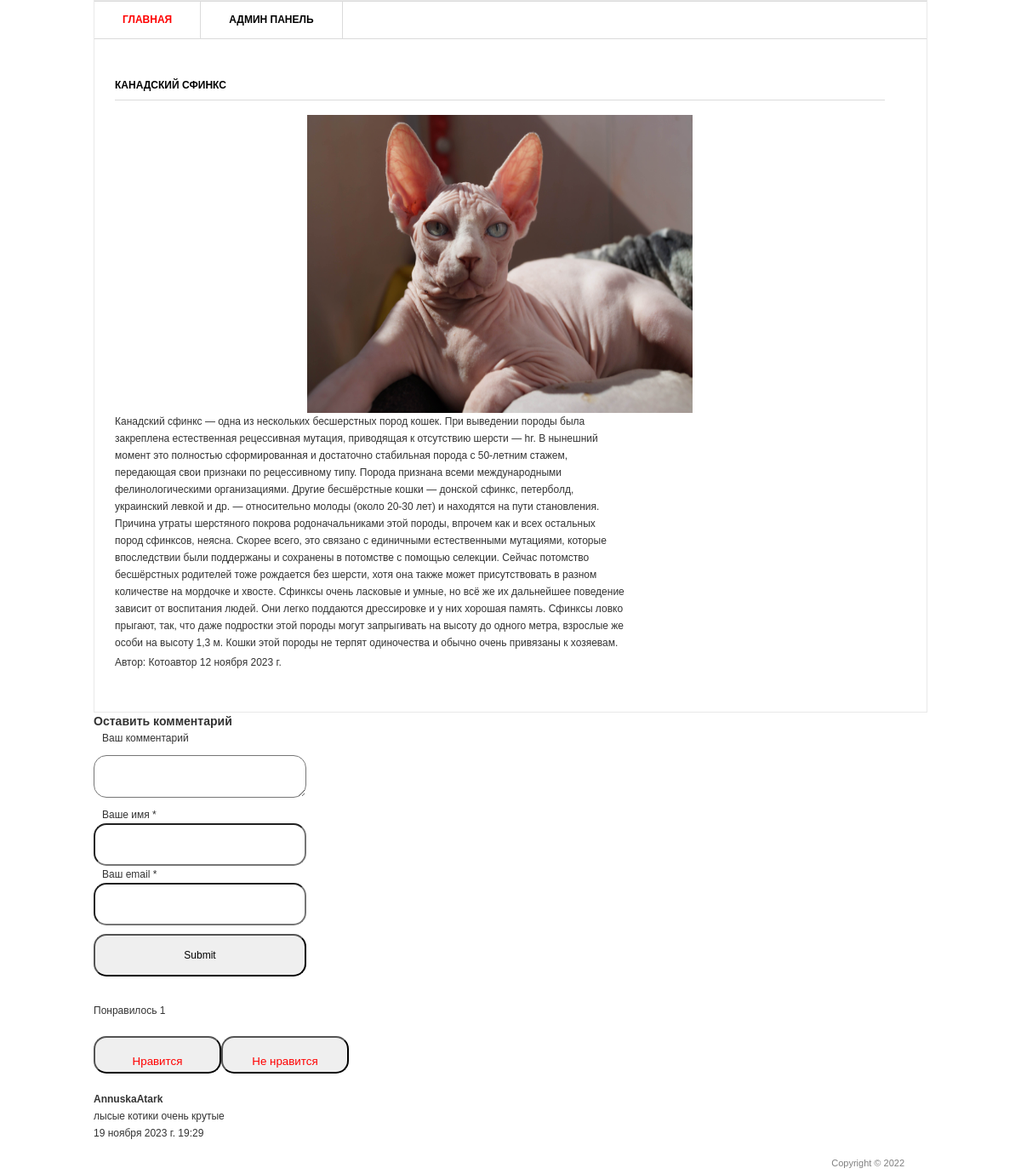
Page /2/ on the committed database.
### blog/models.py (models this page shows, shortened)
class Post(models.Model):
    title = models.CharField("Заголовок записи", max_length=100)
    description = models.TextField("Текст записи")
    author = models.CharField("Автор статьи", max_length=100)
    date = models.DateField("Дата")
    image = models.ImageField("Изображение", upload_to="image/%Y")

class Comment(models.Model):
    email = models.EmailField()
    name = models.CharField("Имя пользователя", max_length=50)
    text_comment = models.TextField("Текст комментария", max_length=2000)
    date = models.DateTimeField(auto_now_add=True)
    post = models.ForeignKey(Post, on_delete=models.CASCADE)

### blog/views.py (the view)
# urls.py: path("<int:pk>/", views.PostDetail.as_view()),
class PostDetail(ListView):
    def get(self, request, pk):
        post = Post.objects.get(id=pk)
        return render(request, "blog/blog_detail.html", {"post": post})

### templates/blog/blog_detail.html (shortened to what this page needs)
{% load static %}
<html>
<head>
	<link rel="stylesheet" href="{% static 'style.css' %}" type="text/css" media="all" />
</head>
<body>
<div class="shell">
	<div class="border">
		<div id="navigation">
			<ul>
			    <li><a href="/" class="active">Главная</a></li>
			    <li><a href="/admin">Админ панель</a></li>
			</ul>
		</div>
		<div id="main">
			<div id="content" class="left">
				<div class="projects">
					<h3>{{ post.title }}</h3>
                    <p style="text-align: center;"><img src="{{ post.image.url }}" alt="изображение" width="50%" height="350px"/></p>
					<div class="item">
						<div class="text left">
							<p>{{ post.description }}</p>
							<p>Автор: {{post.author}}   {{ post.date}} </p>
						</div>
					</div>
				</div>
			</div>
		</div>
	</div>
	<div>
		<h3>Оставить комментарий</h3>
		<div >
			<form  action="{% url 'add_comments' post.id %}"; method="post">
				<div>
			<label style="margin: 10px 10px;">Ваш комментарий</label>
		</div>
		<div >
			<textarea name="text_comment"; style="border-radius: 15px; padding: 15px; height: 50px; width: 250px; margin: 10px 0px; resize: vertical;"></textarea>
		</div>
		<div>
			<label style="margin: 10px 10px;">Ваше имя *</label>
		</div>
		<div>
			<input type="text"; name="name"; style="border-radius: 15px; padding: 15px; height: 50px; width: 250px;">
		</div>
		<div>
			<label style="margin: 10px 10px;"> Ваш email *</label>
		</div>
		<div>
			<input type="email"; name="email"; style="border-radius: 15px; padding: 15px; height: 50px; width: 250px;">
		</div>
		<div>
			<input type="submit"; style="border-radius: 15px; padding: 15px; height: 50px; width: 250px; margin: 10px 0px;">
		</div>
		</form>
		</div>
	</div>
	<div>
		<br>
		<p>Понравилось {{ post.like_set.all.count }}</p>
		<br>
		<button style="border-radius: 15px; padding: 20px; height: 30px; width: 150px; text-align: center; "><a style="text-decoration: none;"; href="{% url 'add_like' post.id %}">Нравится</a></button><button style="border-radius: 15px; padding: 20px; height: 30px; width: 150px; text-align: center;"><a style="text-decoration: none;"; href="{% url 'del_like' post.id %}">Не нравится</a></button>
		<br>
	</div>
	<br>
	<div> {% for comment in post.comment_set.all %}
		<div>
			<h4>{{ comment.name }}</h4>
			<p>{{ comment.text_comment}}</p>
			<p>{{comment.date}}</p>
		</div>
	{% endfor %}
</div>
	<div id="footer">
		<p class="copy right">Copyright &copy;  2022 </p>
	</div>
</div>
</body>
</html>

### static/style.css (style rules this page uses)
* { margin: 0; padding: 0; outline:0; }
body { font-size: 12px; line-height: 20px; font-family: Georgia, Arial, Helvetica, Sans-Serif; color: #333; background: url() repeat 0 0; }
a { color: #ff0000; text-decoration: none; cursor:pointer; }
input, textarea, select { font-family: Arial, Helvetica, sans-serif; font-size:12px; }
textarea { overflow:auto; }
.left, .alignleft { float: left; display: inline; }
.right, .alignright { float: right; display: inline; }
.shell { width: 980px; margin: 0 auto; }
.border { border: 1px solid #e8e8e8; background: #fff; position: relative; }
#navigation { height: 43px; border-top: 1px solid #dbdbdb; border-bottom: 1px solid #dbdbdb; }
#navigation ul { list-style: none; }
#navigation ul li { float: left; height: 43px; border-right: 1px solid #dbdbdb; font-size: 12px; line-height: 43px; font-weight: bold; text-transform: uppercase; }
#navigation ul li a { float: left; height: 43px; color: #000; padding: 0 33px; }
#navigation ul li a:hover, #navigation ul li a.active { color: #ff0000; text-decoration: none; }
#main { width: 932px; padding: 37px 24px 17px 24px; }
#main h3 { font-size: 12px; line-height: 15px; color: #000; text-transform: uppercase; border-bottom: 1px solid #dbdbdb; padding: 0 0 9px 0; }
#content { width: 905px; }
.projects { padding: 10px 0 0 0; }
.projects h3 { margin: 0 0 17px 0; }
.projects .item { margin: 0 0 28px 0; }
.projects .text { width: 600px; }
.projects .text p { padding: 0 0 3px 0; }
#footer { font-family: Arial, sans-serif; font-size: 11px; line-height: 14px; color: #7f7f7f; padding: 18px 27px 20px 38px; }

### rows in the picture
Post: title "КАНАДСКИЙ СФИНКС", image (picture), description "Канадский сфинкс — одна из нескольких бесшерстных пород кошек. При выведении породы была закреплена естественная рецессивная мутация, приводящая к отсутствию шерсти — hr. В нынешний момент это полностью сформированная и достаточно стабильная порода с 50-летним стажем, передающая свои признаки по рецессивному типу. Порода признана всеми международными фелинологическими организациями. Другие бесшёрстные кошки — донской сфинкс, петерболд, украинский левкой и др. — относительно молоды (около 20-30 лет) и находятся на пути становления. Причина утраты шерстяного покрова родоначальниками этой породы, впрочем как и всех остальных пород сфинксов, неясна. Скорее всего, это связано с единичными…", author "Котоавтор", date "12 ноября 2023 г.", like_set.all.count "1"
Comment: name "AnnuskaAtark", text_comment "лысые котики очень крутые", date "19 ноября 2023 г. 19:29"
